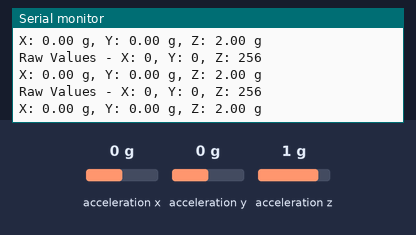
Bench run of a sketch on a simulated ESP32. Parts: the last lines printed to the serial monitor. Wiring (inferred from the names in the program): ADXL345 accelerometer at I2C address 0x53. Inputs (shaded band) come from the test bench; at power-on: acceleration x 0 g, acceleration y 0 g, acceleration z 1 g.

Above: at 3.2 s.
3.3 s: acceleration x set to -1.4 g
At 3.9 s:
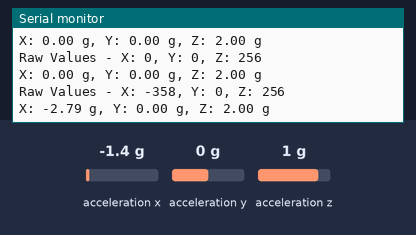
4.8 s: acceleration y set to -1.4 g
At 5.4 s:
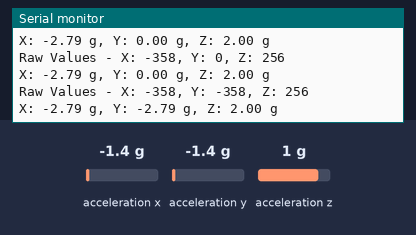
6.3 s: acceleration z set to -1.4 g
At 6.9 s:
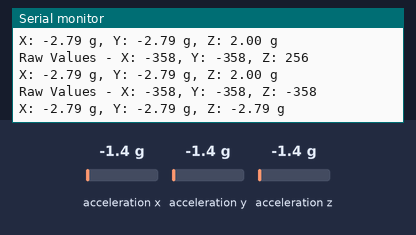

Measured:
- after the input at 3.3 s, the serial monitor: prints a new line after 0.22 s (image 1)
- after the input at 4.8 s, the serial monitor: prints a new line after 0.22 s (image 2)
- after the input at 6.3 s, the serial monitor: prints a new line after 0.23 s (image 3)

The sketch:

gyro.ino
```cpp
#include <Wire.h>

#define ADXL345_ADDR 0x53
#define ADXL345_DEVID 0x00
#define ADXL345_POWER_CTL 0x2D
#define ADXL345_DATA_FORMAT 0x31
#define ADXL345_DATAX0 0x32
#define ADXL345_DATAY0 0x34
#define ADXL345_DATAZ0 0x36
#define ADXL345_BW_RATE 0x2C

#define SDA_PIN 21
#define SCL_PIN 22

void setup() {
  Serial.begin(115200);
  delay(2000);

  Serial.println("Starting ADXL345 Test...");
  Wire.begin(SDA_PIN, SCL_PIN);

  byte deviceID = readRegister(ADXL345_DEVID);
  Serial.print("ADXL345 Device ID: 0x");
  Serial.println(deviceID, HEX);

  if (deviceID != 0xE5) {
    Serial.println("ERROR: Device ID mismatch - check connections or I2C address!");
    Serial.println("Expected: 0xE5, Got: 0x" + String(deviceID, HEX));
    Serial.println("Trying to continue anyway...");
  }

  Serial.println("Initializing ADXL345...");
  initADXL345();
  Serial.println("ADXL345 initialization complete");
}

void loop() {
  Wire.begin(SDA_PIN, SCL_PIN); // Reinit I2C to avoid freeze after multiple reads

  int16_t x, y, z;
  readAcceleration(&x, &y, &z);

  Serial.print("Raw Values - X: ");
  Serial.print(x);
  Serial.print(", Y: ");
  Serial.print(y);
  Serial.print(", Z: ");
  Serial.println(z);

  float xg = x * 0.0078;
  float yg = y * 0.0078;
  float zg = z * 0.0078;

  Serial.print("X: ");
  Serial.print(xg);
  Serial.print(" g, Y: ");
  Serial.print(yg);
  Serial.print(" g, Z: ");
  Serial.print(zg);
  Serial.println(" g");

  delay(500);
}

void initADXL345() {
  Wire.beginTransmission(ADXL345_ADDR);
  byte error = Wire.endTransmission();

  if (error != 0) {
    Serial.println("ADXL345 not found! Check your connections.");
    Serial.println("I2C Error code: " + String(error));
    Serial.println("Trying to continue anyway...");
  }

  writeRegister(ADXL345_BW_RATE, 0x0A);
  writeRegister(ADXL345_DATA_FORMAT, 0x09);
  writeRegister(ADXL345_POWER_CTL, 0x08);

  byte rate = readRegister(ADXL345_BW_RATE);
  byte format = readRegister(ADXL345_DATA_FORMAT);
  byte power = readRegister(ADXL345_POWER_CTL);

  Serial.println("Verification - BW_RATE: 0x" + String(rate, HEX) +
                 ", DATA_FORMAT: 0x" + String(format, HEX) +
                 ", POWER_CTL: 0x" + String(power, HEX));
}

void writeRegister(byte reg, byte value) {
  Wire.beginTransmission(ADXL345_ADDR);
  Wire.write(reg);
  Wire.write(value);
  byte error = Wire.endTransmission();
  if (error != 0) {
    Serial.println("Error writing to register 0x" + String(reg, HEX) +
                   ": Error code " + String(error));
  }
}

byte readRegister(byte reg) {
  Wire.beginTransmission(ADXL345_ADDR);
  Wire.write(reg);
  byte error = Wire.endTransmission();
  if (error != 0) {
    Serial.println("Error setting register address 0x" + String(reg, HEX) +
                   ": Error code " + String(error));
    return 0;
  }

  Wire.requestFrom(ADXL345_ADDR, 1);
  if (Wire.available()) {
    return Wire.read();
  } else {
    Serial.println("No data available when reading register 0x" + String(reg, HEX));
    return 0;
  }
}

void readAcceleration(int16_t *x, int16_t *y, int16_t *z) {
  Wire.beginTransmission(ADXL345_ADDR);
  Wire.write(ADXL345_DATAX0);
  byte error = Wire.endTransmission();
  if (error != 0) {
    Serial.println("Error setting data address: Error code " + String(error));
    *x = 0;
    *y = 0;
    *z = 0;
    return;
  }

  Wire.requestFrom(ADXL345_ADDR, 6);
  if (Wire.available() < 6) {
    Serial.println("Not enough data available. Expected 6 bytes, got " + String(Wire.available()));
    *x = 0;
    *y = 0;
    *z = 0;
    return;
  }

  *x = Wire.read();
  *x |= Wire.read() << 8;

  *y = Wire.read();
  *y |= Wire.read() << 8;

  *z = Wire.read();
  *z |= Wire.read() << 8;
}
```
